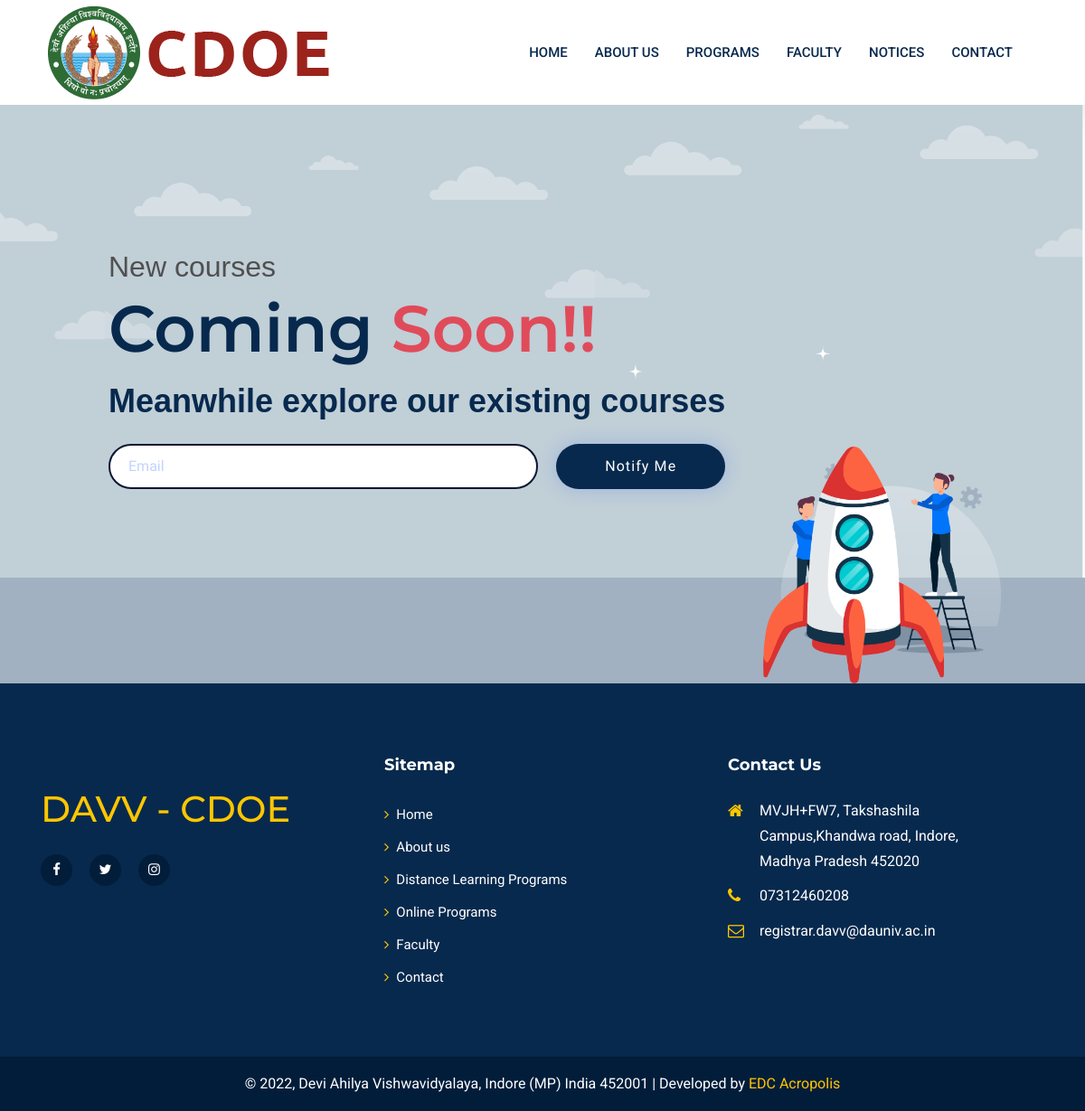
The app's page /comingsoon with its own data.
### main/models.py (models this page shows)
class Index(models.Model):
    slides = models.ManyToManyField(Slide)
    welcome_header=models.CharField(max_length=200)
    about_head=models.CharField(max_length=200)
    about_body=models.TextField(null=False,blank=False)
    header_image=models.ImageField(null=True ,upload_to='images/index/')
    fb_link=models.URLField()
    twitter_link=models.URLField()
    insta_link=models.URLField()
    address=models.TextField()
    map_link=models.URLField(max_length=200)
    contact_num=models.CharField(max_length=12)
    email_id=models.EmailField()

### main/views.py (the view)
# urls.py: path('comingsoon', views.comingsoon, name="comingsoon"),
def comingsoon(request):
    index=Index.objects.filter()[:1].get()
    if request.method == 'POST':
        emailid = request.POST['email']
        sub = ComingSoonMailList(email=emailid)
        sub.save()
        return render(request, 'coming_soon.html', {'form': forms.ComingsoonForm(), 'index': index})
    else:
        return render(request, 'coming_soon.html', {'form': forms.ComingsoonForm(), 'index': index})

### main/forms.py
class ComingsoonForm(forms.Form):
    email = forms.EmailField(label='',
                             max_length=100,
                             widget=forms.EmailInput(attrs={'id': 'input', 'placeholder': 'Email'}))

### templates/coming_soon.html (shortened to what this page needs)
{% extends 'index_main.html' %}
{% load static %}
{% block head %}
<link rel="stylesheet" type="text/css" href="{%static 'assets/css/comingsoon.css'%}" />
{% endblock %}
{% block main %}
<div class="comingsoon">
  <div class="content">
    <p>New courses</p>
    <h1><span>Coming </span> Soon!!</h1>
    <h2>Meanwhile explore our existing courses </h2>
    <div class="">
      <form action="#" method="POST">
        {{form.email}}
        <button type="submit">Notify Me</button>
      </form>
    </div>
  </div>
  <img src="{%static 'assets/images/rocket-01.png'%}" class="rocket">
</div>
{% endblock %}

### templates/index_main.html (shortened to what this page needs)
{% load static %}
<!doctype html>
<html lang="en">
<head>
    {% block head %}
    {% endblock %}
    <link rel="stylesheet" href="{% static 'assets/css/slick.css' %}">
    <link rel="stylesheet" href="{% static 'assets/css/animate.css' %}">
    <link rel="stylesheet" href="{% static 'assets/css/nice-select.css' %}">
    <link rel="stylesheet" href="{% static 'assets/css/jquery.nice-number.min.css' %}">
    <link rel="stylesheet" href="{% static 'assets/css/magnific-popup.css' %}">
    <link rel="stylesheet" href="{% static 'assets/css/bootstrap.min.css' %}">
    <link rel="stylesheet" href="{% static 'assets/css/font-awesome.min.css' %}">
    <link rel="stylesheet" href="{% static 'assets/css/default.css' %}">
    <link rel="stylesheet" href="{% static 'assets/css/responsive.css' %}">
    <link rel="stylesheet" href="{% static 'assets/css/contact_style.css' %}">
    <link rel="stylesheet" href="{% static 'assets/css/style.css' %}">
</head>
<body>
        <div class="navigation">
            <div class="container">
                <div class="row">
                    <div class="col-lg-12">
                        <nav class="navbar navbar-expand-lg">
                            <a class="navbar-brand" href="{% url 'index' %}">
                                <img src="{% static 'assets/images/davv_logo.png' %}" alt="Logo">
                            </a>
                            <div class="collapse navbar-collapse sub-menu-bar" id="navbarSupportedContent">
                                <ul class="navbar-nav ml-auto">
                                    <li class="nav-item">
                                        <a class="nav-link" href="{% url 'index' %}">Home</a>
                                    </li>
                                    <li class="nav-item">
                                        <a class="nav-link" href="{% url 'index' %}#about-part">About Us</a>
                                    </li>
                                    <li class="nav-item">
                                        <a class="nav-link">Programs</a>
                                    </li>
                                    <li class="nav-item">
                                        <a class="nav-link" href="{% url 'faculty' %}">Faculty</a>
                                    </li>
                                    <li class="nav-item">
                                        <a class="nav-link" href="{% url 'notices' %}">Notices</a>
                                    </li>
                                    <li class="nav-item">
                                        <a class="nav-link" href="{% url 'contact'%}">Contact</a>
                                    </li>
                                </ul>
                            </div>
                        </nav>
                    </div>
                </div>
            </div>
        </div>
    {% block main %}
    {% endblock %}
    <footer id="footer-part">
        <div class="footer-top pt-40 pb-70">
            <div class="container">
                <div class="row">
                    <div class="col-lg-4 col-md-6">
                        <div class="footer-about mt-40">
                            <div class="logo">
                                <a href="{% url 'index' %}" style="color: #ffc600;"><h1>DAVV - CDOE</a>
                            </div>
                            <ul class="mt-20">
                                <li><a href="{{index.insta_link}}"><i class="fa fa-facebook-f"></i></a></li>
                                <li><a href="{{index.twitter_link}}"><i class="fa fa-twitter"></i></a></li>
                                <li><a href="{{index.insta_link}}"><i class="fa fa-instagram"></i></a></li>
                            </ul>
                        </div>
                    </div>
                    <div class="col-lg-4 col-md-6 col-sm-6">
                        <div class="footer-link mt-40">
                            <div class="footer-title pb-25">
                                <h6>Sitemap</h6>
                            </div>
                            <ul>
                                <li><a href="{% url 'index' %}"><i class="fa fa-angle-right"></i>Home</a></li>
                                <li><a href="{% url 'index' %}#about-part"><i class="fa fa-angle-right"></i>About us</a></li>
                                <li><a href="{% url 'comingsoon' %}"><i class="fa fa-angle-right"></i>Distance Learning Programs</a></li>
                                <li><a href=""><i class="fa fa-angle-right"></i>Online Programs</a></li>
                                <li><a href="{% url 'faculty' %}"><i class="fa fa-angle-right"></i>Faculty</a></li>
                                <li><a href="{% url 'contact' %}"><i class="fa fa-angle-right"></i>Contact</a></li>
                            </ul>
                        </div>
                    </div>
                    <div class="col-lg-3 col-md-6">
                        <div class="footer-address mt-40">
                            <div class="footer-title pb-25">
                                <h6>Contact Us</h6>
                            </div>
                            <ul>
                                <li>
                                    <div class="icon">
                                        <i class="fa fa-home"></i>
                                    </div>
                                    <div class="cont">
                                        <a href="{{index.map_link}}" target="_blank"><p>{{index.address}}</p></a>
                                    </div>
                                </li>
                                <li>
                                    <div class="icon">
                                        <i class="fa fa-phone"></i>
                                    </div>
                                    <div class="cont">
                                        <a href="tel://{{index.contact_num}}" target="_blank"><p>{{index.contact_num}}</p></a>
                                    </div>
                                </li>
                                <li>
                                    <div class="icon">
                                        <i class="fa fa-envelope-o"></i>
                                    </div>
                                    <div class="cont">
                                        <a href="mailto://{{index.email_id}}" target="_blank"><p>{{index.email_id}}</p></a>
                                    </div>
                                </li>
                            </ul>
                        </div>
                    </div>
                </div>
            </div>
        </div>
        <div class="text-center p-3 footer_copyright">
            © 2022, Devi Ahilya Vishwavidyalaya, Indore (MP) India 452001 | Developed by
            <a class="" href="https://shadmirza.pythonanywhere.com" target="_blank"> EDC Acropolis </a>
          </div>
    </footer>
</body>
</html>

### static/assets/css/comingsoon.css (style rules this page uses)
* { margin-top: 0px; padding: 0%; box-sizing: border-box; }
.comingsoon { font-family: 'poppins',sans-serif; height:80vh; display: block; background-position: center; background-size:cover ; padding: 0 10%; position: relative; }
.content { top: 50%; position: absolute; transform: translateY(-50%); color: #fff; }
.content h1 { font-size: 72px; font-weight: 600; color:#e04b5a; }
.content h1 span { color:#07294d ; }
.content h2 { font-family:Verdana, Geneva, Tahoma, sans-serif; color:#07294d ; }
.content p { font-size:xx-large ; }
.rocket { width: 200px; position:absolute; right: 13%; bottom: 0; animation: rocket 4s linear infinite; }
form { padding-top: 20px; display: flex; align-items: center; justify-content: center; flex-direction: column; width: 100%; position: relative; }
form input[type="email"] { height: 50px; width: 100%; border-radius: 50px; padding-left: 20px; border: 2px solid hsl(223, 68%, 12%); font-size: 1rem; outline: none; }
form input[type="email"]::placeholder { color: hsl(223, 100%, 88%); font-family: 'Libre Franklin', sans-serif; }
form button[type="submit"] { background-color:#07294d ; width: 100%; height: 50px; border: none; border-radius: 50px; margin-top: 20px; color: white; font-size: 1rem; font-family: 'Libre Franklin', sans-serif; letter-spacing: 1.1px; box-shadow: 0px 0px 20px hsla(223, 87%, 63%, 0.32); cursor: pointer; outline: none; }
@media only screen and (min-width: 768px) { form { flex-direction: row; max-width: 700px; margin-bottom: 50px; } }
@media only screen and (min-width: 768px) { form button[type='submit'] { margin: 0; width: 40%; margin-left: 20px; } }

### static/assets/css/default.css (style rules this page uses)
.mt-20 { margin-top: 20px; }
.mt-40 { margin-top: 40px; }
.pt-40 { padding-top: 40px; }
.pb-25 { padding-bottom: 25px; }
.pb-70 { padding-bottom: 70px; }

### records on screen
Index: address "MVJH+FW7, Takshashila Campus,Khandwa road, Indore, Madhya Pradesh 452020", contact_num "07312460208", email_id "registrar.davv@dauniv.ac.in"
